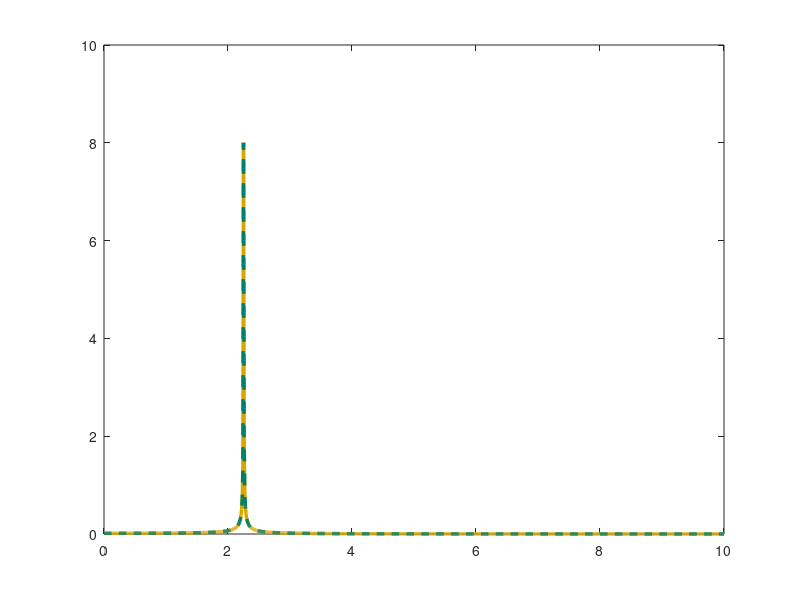

This chart was generated by the following MATLAB code: (Note: this script raises an error after producing the figure.)
K = 1/71; T = sqrt(14/71);
sys = tf(1, [14 0 71]);

w = 0:0.01:10;
A_theory = K ./ abs(1-w.^2*T^2);

[mag, phase] = bode(sys, w);
mag = squeeze(mag);

figure('Position', [100 100 900 400], 'Color','white');
plot(w, A_theory,  'Color', [0.85, 0.65, 0], 'LineStyle', '-', 'LineWidth', 2.5);
hold on;
plot(w, mag, 'Color', [0, 0.5, 0.4], 'LineStyle', '--', 'LineWidth', 2.5);

ax = gca; ax.LineWidth = 1.5; ax.FontSize = 13;
ax.XColor = [0.3 0.3 0.3]; ax.YColor = [0.3 0.3 0.3];
ax.GridColor = [0.9 0.9 0.9]; ax.GridAlpha = 0.4;
ax.MinorGridColor = [0.95 0.95 0.95]; ax.MinorGridAlpha = 0.2;
grid on; grid minor; box on; xlim([-0.1, 10]); ylim([-0.1, 8.1]);

xlabel('\omega'); ylabel('A(\omega)');
legend('\omega_{theor}', '\omega_{sys}', 'Location','northeast','FontSize',15);
set(findall(gcf, '-property', 'FontName'), 'FontName', 'DejaVu Math TeX Gyre');
exportgraphics(gcf, '../../../images/task4/freq/ach4.png', 'Resolution', 500);
